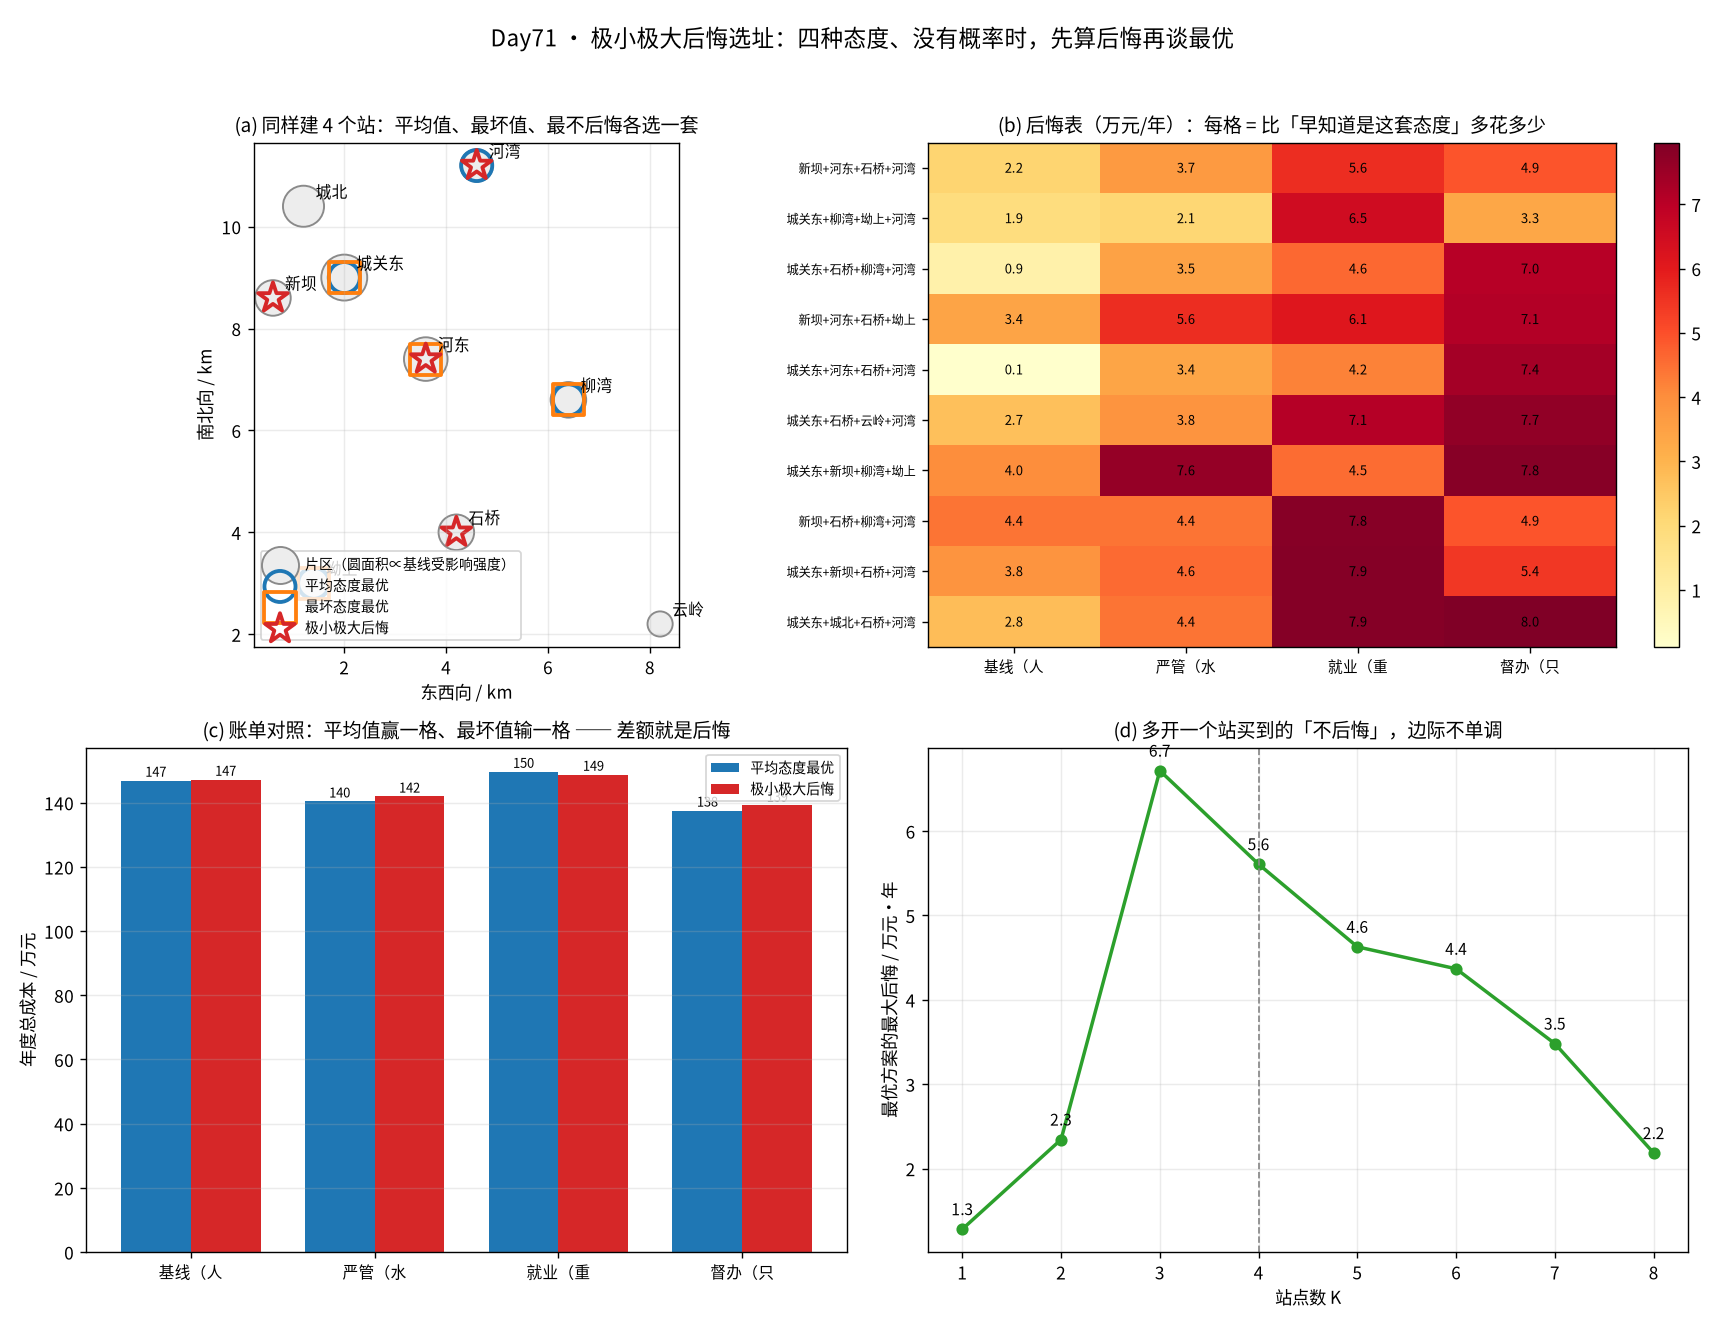

This chart was generated by the following Python code:
# -*- coding: utf-8 -*-
"""
subject : mathematical-modeling
level   : L4 优化/决策模型（离散选址 · 不确定条件下的决策准则）/ L8 算法（极小极大后悔 · 全枚举裁判）
anchor  : Roadmap L4（优化模型 → 不确定下的建站选址）→ 接 Day60 确定性 p-中值/最大覆盖、
           Day28 两阶段随机规划（SAA）、Day31 DRO、Day64 VCG（「没有自然概率时到底该按什么准则选」）
goal    : 云溪县 2027 年**渗滤液应急暂存点**（邻避型设施）选址 ——
          建几个、建在哪是县里能定的；但「这套设施该判多贵」取决于 4 套互不相同的态度
          （人口账 / 水源地优先 / 重点建设区 / 只认保护区）。这些态度**没有自然概率**，
          算不了期望，只能按「最坏」或「最不后悔」来选。
          1) 建 K 个站：按「平均态度」最省、按「最坏态度」最省、按「最不后悔」（极小极大后悔），
             三套准则选出来的点位一样吗？不一样时差在哪几个村？
          2) 「最不后悔」的最佳值若不是 0，说明 4 套态度里没有任何一个能同时兜住 —— 那下一步该干什么？
          3) 多开 1 个站能把后悔压到多少？少开 1 个站又让后悔涨多少？边际价是连续的吗？
          4) 敏感性：把最坏那套态度的权重再抬、把固定成本整体抬 30%，点位会不会换？
运行：
  cd /home/ubuntu/Note && ./.venv/bin/python "Mathematical_Modeling/08 - Python/daily/2026-11-08/day71_minimax_regret.py"
输出：day71_result.json、day71_minimax_regret.png
"""
import json
import time
import itertools
from pathlib import Path

import numpy as np
import matplotlib

matplotlib.use("Agg")
import matplotlib.pyplot as plt
from matplotlib import font_manager

for _f in ("Noto Sans CJK SC", "Noto Sans CJK JP", "WenQuanYi Zen Hei", "WenQuanYi Micro Hei"):
    try:
        font_manager.findfont(_f, fallback_to_default=False)
        plt.rcParams["font.sans-serif"] = [_f]
        break
    except Exception:
        continue
plt.rcParams["axes.unicode_minus"] = False

HERE = Path(__file__).resolve().parent
T0 = time.perf_counter()

# ----------------------------------------------------------------------------
# 1. 实例（全部硬编码；距离 = 平面距离 × 路网系数，不手填）
# ----------------------------------------------------------------------------
SITES = ["城关东", "新坝", "河东", "城北", "石桥", "柳湾", "坳上", "云岭", "河湾"]
N = len(SITES)
XY = np.array([
    [2.0, 9.0], [0.6, 8.6], [3.6, 7.4], [1.2, 10.4], [4.2, 4.0],
    [6.4, 6.6], [1.4, 3.0], [8.2, 2.2], [4.6, 11.2],
])
# 4 套态度下「每片区受影响强度」（千人当量）——本讲的核心数据：
# 它不是距离的函数，而是各套态度**自己那份账**。同一个村，在四份账里的分量可以差 5 倍。
IMPACT = np.array([
    # 城关东 新坝 河东 城北 石桥 柳湾 坳上 云岭 河湾
    [10.0, 6.0, 9.0, 8.0, 6.0, 6.0, 5.0, 3.0, 5.0],   # 人口账：谁人多谁嗓门大
    [4.0, 4.0, 4.0, 4.0, 6.0, 3.0, 8.0, 2.0, 8.0],    # 水源地优先：石桥/坳上/河湾在下游
    [12.0, 10.0, 11.0, 9.0, 4.0, 8.0, 2.0, 4.0, 2.0],  # 重点建设区：城关/新坝/河东要发展
    [2.0, 9.0, 2.0, 2.0, 4.0, 2.0, 9.0, 1.0, 9.0],    # 只认保护区：其他一律不算
])
SCEN_NAMES = ["基线（人口账）", "严管（水源地优先）", "就业（重点建设区）", "督办（只认保护区）"]
N_SC = IMPACT.shape[0]
NET_FACTOR = 1.7            # 山区路网系数（绕行严重）
PPK = 1500.0                # 每（千人·公里）年负担折算，元
FIXED = 320000.0            # 一个站年度固定成本（造价摊 8 年 + 运维 + 封场提留），元/年
K_MAIN = 4                  # 主案：建 4 个站（K≤3 时三套准则重合，K=4 起可能分开；第 3 节用 K=5 复核）

DIST = np.sqrt(((XY[:, None, :] - XY[None, :, :]) ** 2).sum(-1)) * NET_FACTOR


def build(K, impact=None, fix_mult=1.0, impact_mult=None):
    """成本表：行 = 候选站点集合，列 = 态度。

    impact_mult: 长度 N_SC 的数组，只乘「受影响强度」（即抬高某套态度的嗓门），不动固定成本。
    若直接乘整列成本，固定成本那半截也会被放大，站少的解会被人为压低 —— 那是口径错误。
    """
    impact = IMPACT if impact is None else impact
    im = np.ones(N_SC) if impact_mult is None else np.asarray(impact_mult)
    sets_ = list(itertools.combinations(range(N), K))
    C = np.zeros((len(sets_), N_SC))
    for i, s in enumerate(sets_):
        b = DIST[:, list(s)].min(axis=1)
        for w in range(N_SC):
            C[i, w] = (b * impact[w]).sum() * PPK * im[w] + K * FIXED * fix_mult
    return sets_, C


def criteria(C):
    """三套准则 + 后悔表。后悔按列各自减本列最小值 —— 同列同单位才可比。"""
    regret = C - C.min(axis=0)[None, :]
    mean_c = C.mean(axis=1)
    worst_c = C.max(axis=1)
    mx = regret.max(axis=1)
    return {
        "mean": mean_c, "mean_i": int(mean_c.argmin()),
        "worst": worst_c, "worst_i": int(worst_c.argmin()),
        "regret": regret, "mx": mx, "regret_i": int(mx.argmin()),
    }


def r(x):
    return round(float(x), 1)


def names(s):
    return [SITES[j] for j in s]


def solve():
    out = {"实例": {
        "站点": SITES, "坐标km": XY.tolist(), "路网系数": NET_FACTOR,
        "受影响强度千人当量": IMPACT.tolist(), "态度": SCEN_NAMES,
        "单价元每千人公里年": PPK, "单站年固定元": FIXED, "主案K": K_MAIN}}

    # 1. 一刀切：K=1..8 三套准则
    scan = {}
    for K in range(1, min(9, N)):
        sets_, C = build(K)
        c = criteria(C)
        scan[K] = {
            "候选数": len(sets_),
            "平均态度": {"站点": names(sets_[c["mean_i"]]), "目标": r(c["mean"][c["mean_i"]]),
                     "最大后悔": r(c["mx"][c["mean_i"]])},
            "最坏态度": {"站点": names(sets_[c["worst_i"]]), "目标": r(c["worst"][c["worst_i"]]),
                     "最大后悔": r(c["mx"][c["worst_i"]])},
            "极小极大后悔": {"站点": names(sets_[c["regret_i"]]), "最大后悔": r(c["mx"][c["regret_i"]]),
                        "基线成本": r(C[c["regret_i"], 0]),
                        "四态度成本": [r(v) for v in C[c["regret_i"]]],
                        "四态度后悔": [r(v) for v in c["regret"][c["regret_i"]]],
                        "最坏态度": SCEN_NAMES[int(c["regret"][c["regret_i"]].argmax())]},
            "平均≠最不后悔": bool(c["mean_i"] != c["regret_i"]),
            "最坏≠最不后悔": bool(c["worst_i"] != c["regret_i"]),
            "三种并列个数": int(len({c["mean_i"], c["worst_i"], c["regret_i"]})),
        }
    out["一刀切"] = scan

    # 2. 主案 K=4
    sets4, C4 = build(K_MAIN)
    c4 = criteria(C4)
    order = np.argsort(c4["mx"])[:8]
    out["主案后悔表"] = [
        {"站点": names(sets4[i]), "四态度成本": [r(v) for v in C4[i]],
         "四态度后悔": [r(v) for v in c4["regret"][i]], "最大后悔": r(c4["mx"][i])}
        for i in order
    ]
    km = out["主案后悔表"][0]
    S_mean, S_worst, S_reg = names(sets4[c4["mean_i"]]), names(sets4[c4["worst_i"]]), names(sets4[c4["regret_i"]])
    out["主案三套准则"] = {
        "平均态度最优": {"站点": S_mean, "基线成本": r(C4[c4["mean_i"], 0]), "最大后悔": r(c4["mx"][c4["mean_i"]])},
        "最坏态度最优": {"站点": S_worst, "基线成本": r(C4[c4["worst_i"], 0]), "最大后悔": r(c4["mx"][c4["worst_i"]])},
        "极小极大后悔": {"站点": S_reg, "基线成本": r(C4[c4["regret_i"], 0]), "最大后悔": r(c4["mx"][c4["regret_i"]]),
                     "最坏态度": SCEN_NAMES[int(c4["regret"][c4["regret_i"]].argmax())]},
        "平均最优换掉的村": sorted(set(S_mean) - set(S_reg)),
        "最不后悔补上的村": sorted(set(S_reg) - set(S_mean)),
        "基线多付": r(C4[c4["regret_i"], 0] - C4[c4["mean_i"], 0]),
        "最坏后悔少付": r(c4["mx"][c4["mean_i"]] - c4["mx"][c4["regret_i"]]),
        "平均最优的后悔明细": [r(v) for v in c4["regret"][c4["mean_i"]]],
        "最不后悔的后悔明细": [r(v) for v in c4["regret"][c4["regret_i"]]],
    }

    # 2b. 复核：K=5 是否也是三套准则分开（判断「分开」是不是只在某一站数上偶然发生）
    sets5, C5 = build(5)
    c5 = criteria(C5)
    out["K5复核"] = {
        "平均态度": names(sets5[c5["mean_i"]]), "最大后悔": r(c5["mx"][c5["mean_i"]]),
        "最坏态度": names(sets5[c5["worst_i"]]), "最坏后悔": r(c5["mx"][c5["worst_i"]]),
        "极小极大后悔": names(sets5[c5["regret_i"]]), "最小遗憾": r(c5["mx"][c5["regret_i"]]),
        "三者不同": bool(len({c5["mean_i"], c5["worst_i"], c5["regret_i"]}) == 3),
    }

    # 3. 边际
    out["边际"] = {
        "各K最小遗憾": {K: scan[K]["极小极大后悔"]["最大后悔"] for K in scan},
        "多开1个(K→K+1)": {str(K): r(scan[K + 1]["极小极大后悔"]["最大后悔"] - scan[K]["极小极大后悔"]["最大后悔"])
                         for K in scan if K + 1 in scan},
        "少开1个(K→K-1)": {str(K): r(scan[K - 1]["极小极大后悔"]["最大后悔"] - scan[K]["极小极大后悔"]["最大后悔"])
                         for K in scan if K - 1 in scan},
        "全局最小遗憾的K": min(scan, key=lambda K: scan[K]["极小极大后悔"]["最大后悔"]),
    }

    # 4. 敏感性（每次都重算整张表，不沿用上一档的排序）
    sens = {}
    cases = [
        ("督办嗓门×1.5（只放大受影响强度）", IMPACT, 1.0, [1.0, 1.0, 1.0, 1.5]),
        ("就业嗓门×1.5（只放大受影响强度）", IMPACT, 1.0, [1.0, 1.0, 1.5, 1.0]),
        ("水源地嗓门×1.5（只放大受影响强度）", IMPACT, 1.0, [1.0, 1.5, 1.0, 1.0]),
        ("固定成本×1.3", IMPACT, 1.3, None),
        ("合并成一套「逐片区取最狠」", np.repeat(IMPACT.max(0, keepdims=True), N_SC, axis=0), 1.0, None),
    ]
    for tag, imp, fm, ow in cases:
        sets_, C = build(K_MAIN, imp, fm, ow)
        c = criteria(C)
        pick = names(sets_[c["regret_i"]])
        sens[tag] = {"站点": pick, "最大后悔": r(c["mx"][c["regret_i"]]),
                     "与主案一致": bool(set(pick) == set(S_reg)),
                     "换点": sorted(set(pick) ^ set(S_reg))}
    out["敏感性"] = sens

    # 5. 断言：教学点必须真的发生
    assert scan[K_MAIN]["平均≠最不后悔"], "主案必须出现「平均态度最优 ≠ 最不后悔」"
    assert len({c4["mean_i"], c4["worst_i"], c4["regret_i"]}) >= 2, "主案三套准则至少要有两套不同"
    assert c4["mx"][c4["regret_i"]] > 0, "最不后悔的解必须仍有正后悔（不存在全能解）"
    assert out["K5复核"]["三者不同"], "K=5 必须也是三套准则各自分开"
    step = out["边际"]["多开1个(K→K+1)"]
    # 本实例的边界：K=1 的「最不后悔」就是一个站，但它只有一种便宜解法（12.8 千元）；
    # 加一个站反而把「最坏态度」这一列的基准抬高 → 最小遗憾升到 23.4 千元。这不是 bug，
    # 是「多建一个站」与「少后悔」本身不等价：建站费在每列都翻倍，而省的只是各态度下的距离账。
    assert step["2"] > 0 and step["4"] < 0, "边际必须出现一次反向（K=1→2）和一次正常下降（K=4→5）"
    assert out["边际"]["少开1个(K→K-1)"][str(K_MAIN)] > 0, "主案少开一个站必须让后悔上升"
    out["耗时秒"] = round(time.perf_counter() - T0, 3)
    return out, sets4, C4, c4


def figure(out, sets4, C4, c4):
    fig, axes = plt.subplots(2, 2, figsize=(13.8, 10.6))
    k4 = out["主案三套准则"]

    # (a) 地图
    ax = axes[0, 0]
    base = IMPACT[0]
    ax.scatter(XY[:, 0], XY[:, 1], s=base * 70, c="#ededed", edgecolor="#8a8a8a", lw=1.1, zorder=1, label="片区（圆面积∝基线受影响强度）")
    for j, s in enumerate(SITES):
        ax.annotate(s, (XY[j, 0], XY[j, 1]), fontsize=9, xytext=(7, 5), textcoords="offset points")
    styles = [("平均态度最优", k4["平均态度最优"]["站点"], "#1f77b4", "o"),
              ("最坏态度最优", k4["最坏态度最优"]["站点"], "#ff7f0e", "s"),
              ("极小极大后悔", k4["极小极大后悔"]["站点"], "#d62728", "*")]
    for lab, pick, col, mk in styles:
        for s in pick:
            j = SITES.index(s)
            ax.scatter(XY[j, 0], XY[j, 1], s=320, marker=mk, facecolor="none",
                       edgecolor=col, lw=2.2, label=lab if s == pick[0] else None)
    ax.set_title("(a) 同样建 4 个站：平均值、最坏值、最不后悔各选一套", fontsize=11)
    ax.set_xlabel("东西向 / km"); ax.set_ylabel("南北向 / km")
    ax.legend(fontsize=8, loc="lower left"); ax.grid(alpha=.25); ax.set_aspect("equal")

    # (b) 后悔表热图
    ax = axes[0, 1]
    order = np.argsort(c4["mx"])[:10]
    mat = c4["regret"][order] / 1e4
    im = ax.imshow(mat, cmap="YlOrRd", aspect="auto")
    ax.set_yticks(range(len(order)))
    ax.set_yticklabels(["+".join(names(sets4[i])) for i in order], fontsize=7)
    ax.set_xticks(range(N_SC))
    ax.set_xticklabels([s[:4] for s in SCEN_NAMES], fontsize=8.5)
    ax.set_title("(b) 后悔表（万元/年）：每格 = 比「早知道是这套态度」多花多少", fontsize=11)
    for a in range(mat.shape[0]):
        for b in range(mat.shape[1]):
            ax.text(b, a, f"{mat[a, b]:.1f}", ha="center", va="center", fontsize=7.5)
    fig.colorbar(im, ax=ax, fraction=.045)

    # (c) 两个方案的账单对照
    ax = axes[1, 0]
    i_mean, i_reg = c4["mean_i"], c4["regret_i"]
    x = np.arange(N_SC); w = 0.38
    ax.bar(x - w / 2, C4[i_mean] / 1e4, w, label="平均态度最优", color="#1f77b4")
    ax.bar(x + w / 2, C4[i_reg] / 1e4, w, label="极小极大后悔", color="#d62728")
    for i in range(N_SC):
        ax.text(i - w / 2, C4[i_mean, i] / 1e4 + 1.2, f"{C4[i_mean, i]/1e4:.0f}", ha="center", fontsize=7.5)
        ax.text(i + w / 2, C4[i_reg, i] / 1e4 + 1.2, f"{C4[i_reg, i]/1e4:.0f}", ha="center", fontsize=7.5)
    ax.set_xticks(x); ax.set_xticklabels([s[:4] for s in SCEN_NAMES], fontsize=9)
    ax.set_ylabel("年度总成本 / 万元"); ax.legend(fontsize=8)
    ax.set_title("(c) 账单对照：平均值赢一格、最坏值输一格 —— 差额就是后悔", fontsize=11)
    ax.grid(alpha=.25, axis="y")

    # (d) K 与最小遗憾
    ax = axes[1, 1]
    ks = sorted(out["一刀切"])
    vals = [out["一刀切"][K]["极小极大后悔"]["最大后悔"] / 1e4 for K in ks]
    ax.plot(ks, vals, marker="o", color="#2ca02c", lw=2)
    for K, v in zip(ks, vals):
        ax.annotate(f"{v:.1f}", (K, v), textcoords="offset points", xytext=(0, 8), fontsize=9, ha="center")
    ax.axvline(K_MAIN, ls="--", color="#888", lw=1)
    ax.set_xlabel("站点数 K"); ax.set_ylabel("最优方案的最大后悔 / 万元·年")
    ax.set_title("(d) 多开一个站买到的「不后悔」，边际不单调", fontsize=11)
    ax.grid(alpha=.25)

    fig.suptitle("Day71 · 极小极大后悔选址：四种态度、没有概率时，先算后悔再谈最优", fontsize=13)
    fig.tight_layout(rect=[0, 0, 1, 0.96])
    path = HERE / "day71_minimax_regret.png"
    fig.savefig(path, dpi=125)
    plt.close(fig)
    return path


def main():
    out, sets4, C4, c4 = solve()
    print("=" * 88)
    print("一刀切（K=1..8）：三套准则各选谁")
    for K in sorted(out["一刀切"]):
        s = out["一刀切"][K]
        rg = s["极小极大后悔"]
        print(f"  K={K} 候选 {s['候选数']:>4} | 平均 {s['平均态度']['站点']} {s['平均态度']['目标']:>11,.0f}")
        print(f"        | 最坏 {s['最坏态度']['站点']} {s['最坏态度']['目标']:>11,.0f}")
        print(f"        | 最不后悔 {rg['站点']} 最大后悔 {rg['最大后悔']:>9,.0f} 最坏态度={rg['最坏态度']}")
    print("\n主案 K=4 后悔表（前 8）")
    for row in out["主案后悔表"]:
        print(f"  {row['最大后悔']:>11,.0f}  {'+'.join(row['站点']):<30} 成本 {row['四态度成本']}")
    print("\n主案三套准则")
    for k, v in out["主案三套准则"].items():
        print(f"  {k}: {v}")
    print("\nK=5 复核:", out["K5复核"])
    print("\n边际:", out["边际"])
    print("敏感性:", json.dumps(out["敏感性"], ensure_ascii=False))
    print(f"耗时 {out['耗时秒']} s")

    path = figure(out, sets4, C4, c4)
    out["图"] = path.name
    with open(HERE / "day71_result.json", "w", encoding="utf-8") as f:
        json.dump(out, f, ensure_ascii=False, indent=2)
    print("图已保存:", path.name)


if __name__ == "__main__":
    main()
